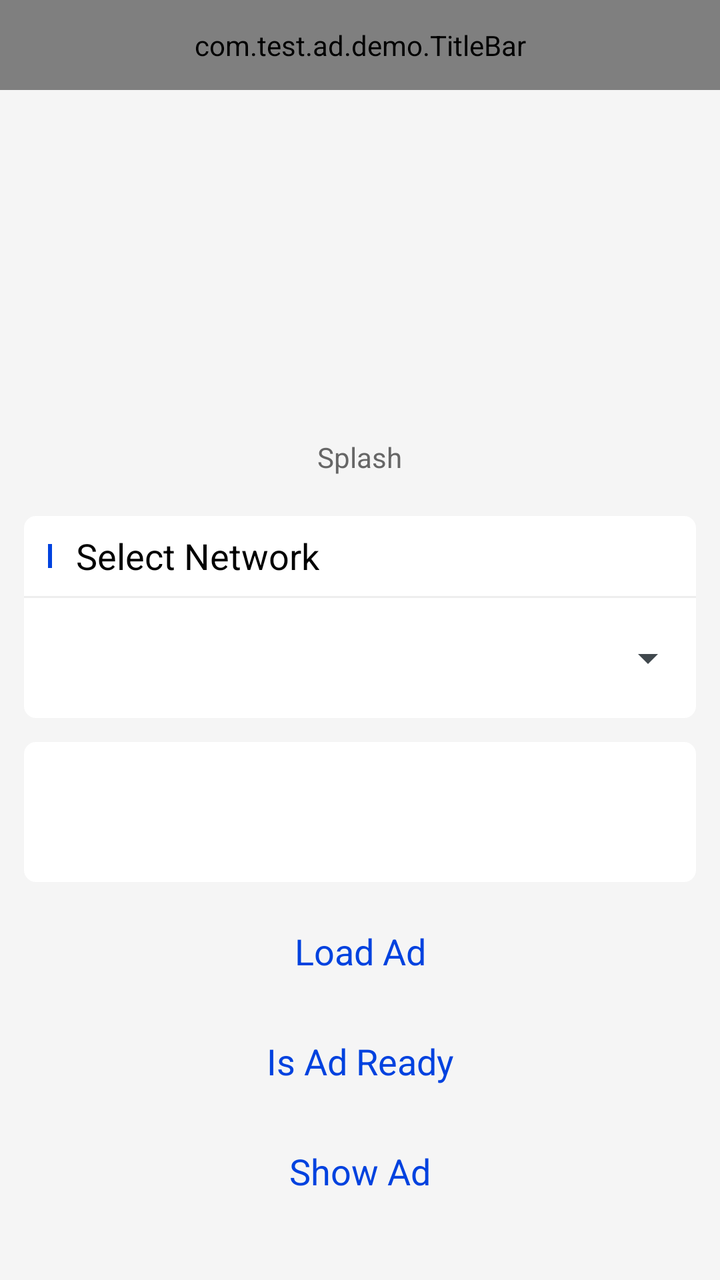
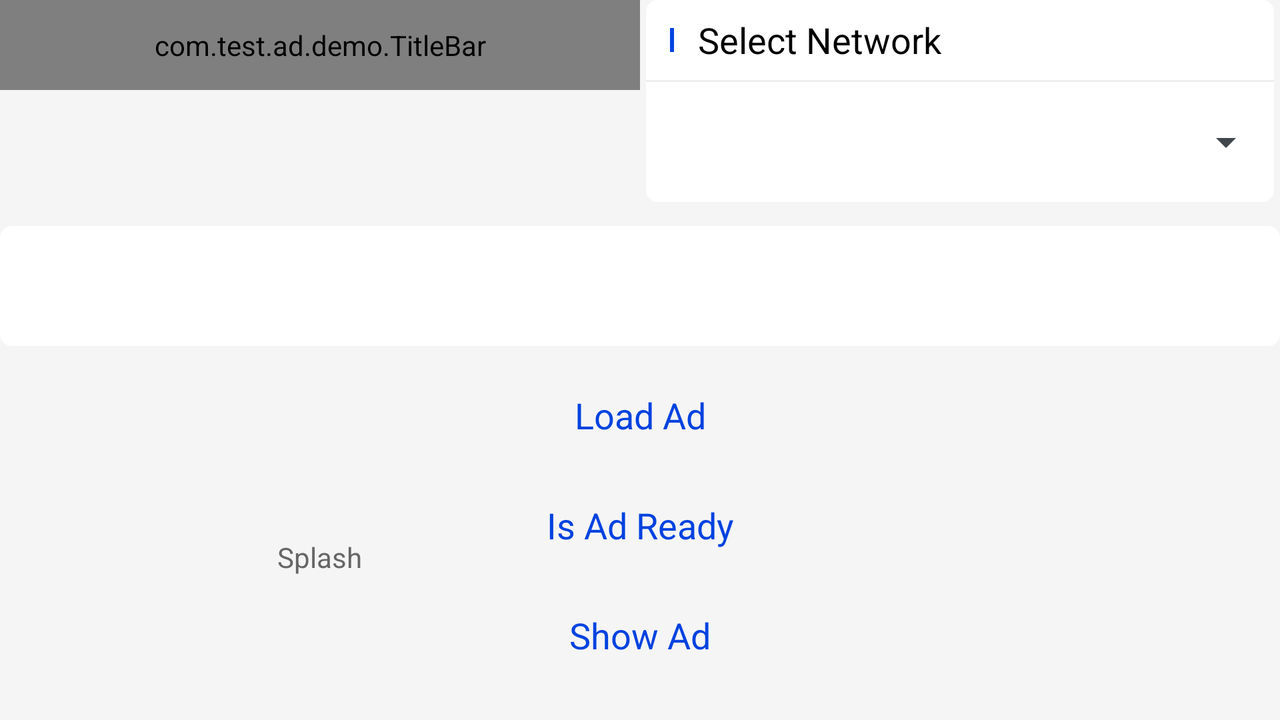

One screen, two layout resources from the same app: the default and the repository's alternative for another configuration. Each is rendered where Android would select it; the XML of both is given below.
<!-- AndroidManifest.xml: application theme android:Theme.DeviceDefault.Light.NoActionBar -->
<!-- res/layout/activity_splash.xml -->
<?xml version="1.0" encoding="utf-8"?>
<RelativeLayout xmlns:android="http://schemas.android.com/apk/res/android"
    android:layout_width="match_parent"
    android:layout_height="match_parent"
    android:background="@color/sdm_F5F5F5">

    <com.test.ad.demo.TitleBar
        android:id="@+id/title_bar"
        android:layout_width="match_parent"
        android:layout_height="@dimen/sdm_45dp"/>

    <RelativeLayout
        android:layout_width="match_parent"
        android:layout_height="match_parent"
        android:layout_below="@id/title_bar"
        android:padding="@dimen/sdm_padding">

        <RelativeLayout
            android:id="@+id/rl_type"
            android:layout_width="match_parent"
            android:layout_height="wrap_content"
            android:background="@drawable/selector_bg_ad_type">

            <ImageView
                android:id="@+id/iv_format"
                android:layout_width="80dp"
                android:layout_height="140dp"
                android:layout_centerHorizontal="true"
                android:layout_marginTop="@dimen/sdm_text_size_12"
                android:src="@mipmap/ic_test_splash" />

            <TextView
                android:id="@+id/tv_format"
                android:layout_width="wrap_content"
                android:layout_height="wrap_content"
                android:layout_below="@id/iv_format"
                android:layout_centerHorizontal="true"
                android:layout_marginTop="@dimen/sdm_10dp"
                android:layout_marginBottom="@dimen/sdm_10dp"
                android:text="@string/sdm_title_splash"
                android:textColor="@color/sdm_666666"
                android:textSize="@dimen/sdm_desc_size" />

        </RelativeLayout>

        <include layout="@layout/include_select_network" />

        <include layout="@layout/include_log_area" />

        <include layout="@layout/include_btn" />

    </RelativeLayout>

</RelativeLayout>
<!-- res/layout/include_select_network.xml (included above) -->
<?xml version="1.0" encoding="utf-8"?>
<RelativeLayout xmlns:android="http://schemas.android.com/apk/res/android"
    android:id="@+id/rl_include_select_network"
    android:layout_width="match_parent"
    android:layout_height="wrap_content"
    android:layout_below="@id/rl_type"
    android:layout_marginTop="@dimen/sdm_10dp"
    android:background="@drawable/bg_white">

    <RelativeLayout
        android:id="@+id/rl_select_network"
        android:layout_width="match_parent"
        android:layout_height="40dp">

        <View
            android:id="@id/line1"
            android:layout_width="@dimen/sdm_line_width"
            android:layout_height="@dimen/sdm_line_height"
            android:layout_centerVertical="true"
            android:layout_marginLeft="@dimen/sdm_padding"
            android:background="@color/sdm_0042DF" />

        <TextView
            android:layout_width="wrap_content"
            android:layout_height="wrap_content"
            android:layout_centerVertical="true"
            android:layout_marginLeft="@dimen/sdm_padding"
            android:layout_toRightOf="@id/line1"
            android:text="@string/sdm_select_network"
            android:textColor="@android:color/black"
            android:textSize="@dimen/sdm_title_size" />

    </RelativeLayout>

    <View
        android:id="@+id/line2"
        android:layout_width="match_parent"
        android:layout_height="1dp"
        android:layout_below="@id/rl_select_network"
        android:background="@color/sdm_EDEDED" />

    <LinearLayout
        android:id="@+id/ll_right"
        android:layout_width="wrap_content"
        android:layout_height="@dimen/sdm_60dp"
        android:layout_below="@id/line2"
        android:layout_alignParentRight="true"
        android:orientation="horizontal">

        <Spinner
            android:id="@+id/spinner_2"
            android:layout_width="180dp"
            android:layout_height="@dimen/sdm_60dp"
            android:spinnerMode="dropdown"
            android:visibility="gone" />

        <CheckBox
            android:id="@+id/ck_auto_load"
            android:layout_width="wrap_content"
            android:layout_height="wrap_content"
            android:visibility="gone"
            android:text="Auto Load"
            android:textSize="@dimen/sdm_title_size"
            android:textColor="@android:color/black"
            android:theme="@style/style_checkBox"
            android:layout_margin="@dimen/sdm_12dp"
            android:layout_gravity="center"/>
    </LinearLayout>

    <Spinner
        android:id="@+id/spinner_1"
        android:layout_width="match_parent"
        android:layout_height="@dimen/sdm_60dp"
        android:layout_below="@id/line2"
        android:layout_toLeftOf="@id/ll_right"
        android:spinnerMode="dropdown" />


</RelativeLayout>
<!-- res/layout/include_log_area.xml (included above) -->
<?xml version="1.0" encoding="utf-8"?>
<merge xmlns:android="http://schemas.android.com/apk/res/android">

    <TextView
        android:id="@+id/tv_show_log"
        android:layout_width="match_parent"
        android:layout_height="match_parent"
        android:layout_below="@id/rl_include_select_network"
        android:layout_above="@+id/load_ad_btn"
        android:layout_marginBottom="@dimen/sdm_12dp"
        android:scrollbars="vertical"
        android:fadeScrollbars="false"
        android:padding="@dimen/sdm_10dp"
        android:layout_marginTop="@dimen/sdm_12dp"
        android:lineSpacingExtra="@dimen/sdm_padding_5dp"
        android:textSize="@dimen/sdm_desc_size"
        android:background="@drawable/bg_white"
        android:textColor="@color/sdm_1E2231"/>
</merge>
<!-- res/layout/include_btn.xml (included above) -->
<?xml version="1.0" encoding="utf-8"?>
<merge xmlns:android="http://schemas.android.com/apk/res/android">

    <TextView
        android:id="@+id/show_ad_btn"
        style="@style/style_btn"
        android:layout_width="match_parent"
        android:layout_height="@dimen/sdm_45dp"
        android:layout_alignParentBottom="true"
        android:layout_marginBottom="@dimen/sdm_20dp"
        android:text="@string/sdm_show_ad" />

    <TextView
        android:id="@+id/is_ad_ready_btn"
        style="@style/style_btn"
        android:layout_width="match_parent"
        android:layout_height="@dimen/sdm_45dp"
        android:layout_above="@id/show_ad_btn"
        android:layout_marginBottom="@dimen/sdm_10dp"
        android:text="@string/sdm_is_ad_ready" />

    <TextView
        android:id="@+id/load_ad_btn"
        style="@style/style_btn"
        android:layout_width="match_parent"
        android:layout_height="@dimen/sdm_45dp"
        android:layout_above="@id/is_ad_ready_btn"
        android:layout_marginBottom="@dimen/sdm_10dp"
        android:text="@string/sdm_load_ad" />

</merge>
<!-- resources referenced by this layout -->
<resources>
  <color name="sdm_0042DF">#0042DF</color>
  <color name="sdm_1E2231">#1E2231</color>
  <color name="sdm_666666">#666666</color>
  <color name="sdm_EDEDED">#EDEDED</color>
  <color name="sdm_F5F5F5">#F5F5F5</color>
  <dimen name="sdm_10dp">10dp</dimen>
  <dimen name="sdm_12dp">12dp</dimen>
  <dimen name="sdm_20dp">20dp</dimen>
  <dimen name="sdm_45dp">45dp</dimen>
  <dimen name="sdm_60dp">60dp</dimen>
  <dimen name="sdm_desc_size">14sp</dimen>
  <dimen name="sdm_line_height">12dp</dimen>
  <dimen name="sdm_line_width">2dp</dimen>
  <dimen name="sdm_padding">12dp</dimen>
  <dimen name="sdm_padding_5dp">5dp</dimen>
  <dimen name="sdm_text_size_12">12sp</dimen>
  <dimen name="sdm_title_size">18sp</dimen>
  <!-- drawable bg_white (drawable) -->
  <?xml version="1.0" encoding="utf-8"?>
  <shape xmlns:android="http://schemas.android.com/apk/res/android">
      <solid android:color="@android:color/white"/>
      <corners android:radius="@dimen/sdm_6dp"/>
  </shape>
  <string name="sdm_is_ad_ready">Is Ad Ready</string>
  <string name="sdm_load_ad">Load Ad</string>
  <string name="sdm_select_network">Select Network</string>
  <string name="sdm_show_ad">Show Ad</string>
  <string name="sdm_title_splash">Splash</string>
  <style name="style_btn">
          <item name="android:textSize">@dimen/sdm_title_size</item>
          <item name="android:gravity">center</item>
          <item name="android:textColor">@drawable/selector_btn</item>
          <item name="android:background">@drawable/selector_bg_1</item>
          <item name="android:clickable">true</item>
      </style>
  <style name="style_checkBox" parent="Theme.AppCompat.Light">
          <item name="colorControlNormal">@color/sdm_666666</item>
          <item name="colorControlActivated">@color/sdm_0042DF</item>
      </style>
  <dimen name="sdm_6dp">6dp</dimen>
  <!-- drawable selector_btn (drawable) -->
  <?xml version="1.0" encoding="utf-8"?>
  <selector xmlns:android="http://schemas.android.com/apk/res/android">
      <item android:state_pressed="false" android:color="@color/sdm_0042DF"/>
      <item android:state_pressed="true" android:color="@android:color/white"/>
  </selector>
</resources>
<!-- res/layout-land/activity_splash.xml (the repository's variant of the layout above) -->
<!-- drawn on the phone turned sideways -->
<?xml version="1.0" encoding="utf-8"?>
<RelativeLayout xmlns:android="http://schemas.android.com/apk/res/android"
    android:layout_width="match_parent"
    android:layout_height="match_parent"
    android:background="@color/sdm_F5F5F5">

    <com.test.ad.demo.TitleBar
        android:id="@+id/title_bar"
        android:layout_width="320dp"
        android:layout_height="@dimen/sdm_45dp"/>

    <RelativeLayout
        android:id="@+id/left_area"
        android:layout_width="320dp"
        android:layout_height="match_parent"
        android:layout_below="@id/title_bar"
        android:layout_marginTop="0dp">

        <LinearLayout
            android:id="@+id/ll_type"
            android:layout_width="match_parent"
            android:layout_height="match_parent"
            android:orientation="vertical">

            <RelativeLayout
                android:id="@+id/rl_type"
                android:layout_width="match_parent"
                android:layout_height="match_parent"
                android:layout_margin="3dp"
                android:gravity="center"
                android:background="@drawable/selector_bg_ad_type">

                <ImageView
                    android:id="@+id/iv_format"
                    android:layout_width="80dp"
                    android:layout_height="140dp"
                    android:layout_centerHorizontal="true"
                    android:layout_marginTop="@dimen/sdm_text_size_12"
                    android:src="@mipmap/ic_test_splash" />

                <TextView
                    android:id="@+id/tv_format"
                    android:layout_width="wrap_content"
                    android:layout_height="wrap_content"
                    android:layout_below="@id/iv_format"
                    android:layout_centerHorizontal="true"
                    android:layout_marginTop="@dimen/sdm_10dp"
                    android:layout_marginBottom="@dimen/sdm_10dp"
                    android:text="@string/sdm_title_splash"
                    android:textColor="@color/sdm_666666"
                    android:textSize="@dimen/sdm_desc_size" />

            </RelativeLayout>

        </LinearLayout>

    </RelativeLayout>

    <include
        layout="@layout/include_select_network"
        android:layout_width="match_parent"
        android:layout_height="wrap_content"
        android:layout_marginHorizontal="3dp"
        android:layout_toRightOf="@id/left_area" />

    <include
        layout="@layout/include_btn"
        android:layout_width="match_parent"
        android:layout_height="wrap_content"
        android:layout_toRightOf="@id/left_area"
        android:layout_alignParentBottom="true"/>

    <include
        layout="@layout/include_log_area"  />

</RelativeLayout>
